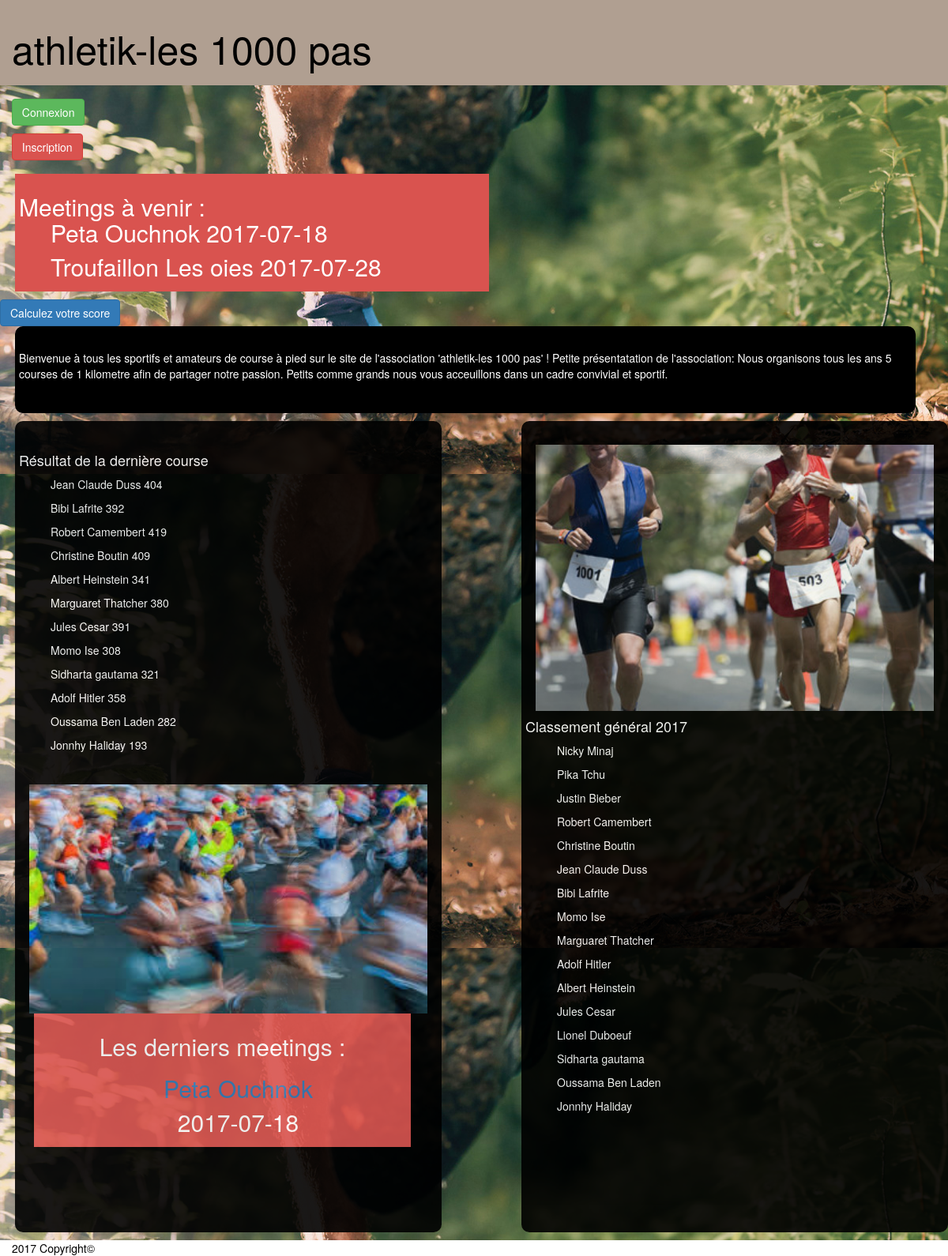
The app's page /testacc.php with its own data.
### tables this page shows
CREATE TABLE `meeting` (
  `id` int(11) NOT NULL,
  `name` varchar(128) NOT NULL,
  `description` text NOT NULL,
  `date` date NOT NULL
);

CREATE TABLE `result` (
  `id` int(11) NOT NULL,
  `meeting_id` int(11) NOT NULL,
  `athlete_id` int(11) NOT NULL,
  `time` float NOT NULL,
  `points` int(11) NOT NULL
);

CREATE TABLE `athlete` (
  `id` int(11) NOT NULL,
  `firstname` varchar(128) NOT NULL,
  `lastname` varchar(128) NOT NULL,
  `birthdate` year(4) NOT NULL
);

### classModel.php (the view, shortened to what this page needs)
<?php
class IndexWeb {
    public function nextmeet(){
        include 'PDObdd.php';
        $meet = $bdd->prepare('SELECT * FROM meeting WHERE YEAR(meeting.date) = 2017');
        $meet->execute(array());
        while($donnees = $meet->fetch()){
           echo '<ul>';
                          echo $donnees['name']." ";
                          echo $donnees['date']." ";
           echo '</ul>';
        }
    }
    public function lastresult(){
        include 'PDObdd.php';
        $clmnt = $bdd->prepare('SELECT athlete.*, result.time, result.points  FROM athlete inner join result on athlete.id = result.id WHERE result.meeting_id = 1');
        $clmnt->execute(array());
        while($donnees = $clmnt->fetch()){
           echo '<ul>';
                          echo $donnees['firstname']." ";
                          echo $donnees['lastname']." ";
                          echo $donnees['points'];
           echo '</ul>';
        }
    }
    public function classmnt(){
        include 'PDObdd.php';
        $resugene = $bdd->prepare('SELECT SUM(result.points) as total, athlete.lastname, athlete.firstname FROM result inner join athlete on result.athlete_id = athlete.id inner join meeting on result.meeting_id = meeting.id WHERE YEAR(CURRENT_DATE()) = 2017 GROUP BY athlete.id ORDER BY total DESC');
        $resugene->execute(array());
        while($donnees = $resugene->fetch()){
             echo'<ul>';
                          echo $donnees['firstname']." ";
                          echo $donnees['lastname'];
             echo'</ul> ';
        }
    }
    public function lastmeet(){
        try{
        include 'PDObdd.php';
        $bdd->setAttribute(PDO::ATTR_ERRMODE, PDO::ERRMODE_EXCEPTION);
        $reponse = $bdd->prepare("SELECT * FROM meeting WHERE YEAR(meeting.date) = 2017");
        $reponse->execute(array());
        $last = 0;
        while ($time = $reponse->fetch()){
               $dday = date("j");
               $month = date("n");
               $year = date("Y");
               $moment1 = $dday.'-'.$month.'-'.$year;
               $moment2 = $time['date'];
               if(strtotime($moment1) > strtotime($moment2)) {
                   $lastEvent[$last] = $time['name'];
                   $lastDate[$last] = $time['date'];
                   $last +=1;
                }
        }
           for($i=0; $i < $last; $i++){
            echo '<ul>';
                          echo "<h2>"."<a href='indexLastEvent.php'>$lastEvent[$i]</a>"."</h2>";
                          echo $lastDate[$i]." ";
            echo '</ul>';
           }
        }
              catch (Exception $e){
              echo 'Exception: ',  $e->getMessage(), "\n";
              }
    }
}

### testacc.php (shortened to what this page needs)
<!DOCTYPE html>
<html>
    <?php
  include 'classModel.php';
    ?>
<head>
    <link rel="stylesheet" href="bootstrap/css/bootstrap.css"/>
    <link rel="stylesheet" href="eva.css"/>
</head>
    <?php include 'header.php'; ?>
    <body>
      <div class="btn">
        <div class='btn1'> <a href="choice.php" role="button" class="btn btn-success">Connexion</a>
        </div>
        <div class='btn2'> <a href="OO.php" role="button" class="btn btn-danger">Inscription</a>
        </div>
      </div>
        <div class='descHeader'>
            <div id='nxt'>
                <h2>Meetings à venir :
                   <?php
                   $IndexWeb=new IndexWeb;
                   $IndexWeb-> nextmeet();
                   ?>
                </h2>
            </div>
            <div>
                <a href="formCalcul.php" role="button" class="btn btn-primary">Calculez votre score</a>
            </div>
            <div id="desc">
                   <p>Bienvenue à tous les sportifs et amateurs de course à pied sur le site de l'association 'athletik-les 1000 pas' !
                 Petite présentatation de l'association: Nous organisons tous les ans 5 courses de 1 kilometre afin de partager notre
                 passion. Petits comme grands nous vous acceuillons dans un cadre convivial et sportif.</p>
            </div>
        </div>
        <main>
        <div id="resul">
            <div id='pleft1'>
                <h4>Résultat de la dernière course</h4>
                   <?php
                   $IndexWeb=new IndexWeb;
                   $IndexWeb-> lastresult();
                   ?>
            </div>
            <div id='pleft2'>
                   <img id="cc" src="img/strun.jpeg" alt="image course à pied">
                    <div id='lst'>
          <h2>Les derniers meetings :
                   <?php
                   $IndexWeb=new IndexWeb;
                   $IndexWeb-> lastmeet();
                   ?>
          </h2>
        </div>
            </div>
        </div>
        <div id="pright">
        <div id='photo'>
                 <img id="cap" src="img/cap.jpg" alt="image course à pied">
        </div>
        <div id="general">
                <h4>Classement général 2017</h4>
                   <?php
                   $IndexWeb=new IndexWeb;
                   $IndexWeb-> classmnt();
                   ?>
        </div>
        </div>
        </main>
    </body>
    <?php include 'footer.php'; ?>
</html>

### header.php (shortened to what this page needs)
<!DOCTYPE html>
<head>
    <link rel="stylesheet" href="bootstrap/css/bootstrap.css"/>
    <link rel="stylesheet" href="eva.css"/>
</head>
<header class="col-xs-12">
    <div id="divtitre_header" class="">
        <h1 class="asso">athletik-les 1000 pas
        </h1>
    </div>
</header>

### footer.php (shortened to what this page needs)
<!DOCTYPE html>
<head>
    <link rel="stylesheet" href="eva.css"/>
</head>
<footer class="col-xs-12">
    <div id="div_footer" class="">
        <div id='foot'>2017 Copyright©</div>
    </div>
</footer>

### eva.css (style rules this page uses)
html { background-color: white; }
header { background-color: #B09F91; margin-top: 0px; height: 15%; padding: 10px; }
h1 { text-align: left; margin-top: 2%; font-size: 50px; }
.btn { display:inline-block; }
.btn1 { width: 45%; margin: 10px 10% 10px 2%; }
.btn2 { width: 45%; margin: 10px 50% 10px 2%; }
#nxt { background-color: #D9534F; color: white; padding: 5px; max-width: 50%; margin-left: 19px; margin-bottom: 10px; }
#lst { background-color: #D9534F; color: white; padding: 5px; max-width: 90%; margin-left: 19px; margin-bottom: 10px; }
#desc { background-color: black; color: white; padding: 5px; max-width: 95%; margin-left: 19px; margin-bottom: 10px; padding-bottom: 30px; padding-top: 30px; border-radius: 10px; }
#resul, #pright { background-color: black; color: white; padding: 5px; max-width: 45%; width: 45%; margin-left: 19px; margin-bottom: 10px; padding-bottom: 30px; padding-top: 30px; border-radius: 10px; opacity: 0.9; filter: alpha(opacity=90); }
#general { background-color: black; overflow: scroll; margin-bottom: 30px; color: white; width: 100%; }
#pleft1 { height: 400px; background-color: black; overflow: scroll; margin-bottom: 30px; }
#pleft2, #photo { //image cap max-width: 100%; text-align: center; background-color: black; }
#cap, #cc { max-width: 95%; width: 95%; max-height: 60%; height: 60%; }
#general { height: 600px; margin-right: 15px; background-color: black; overflow: scroll; }
main { display: flex; flex-flow: row wrap; justify-content: space-between; align-content: center; }
body { color:black; background-color:white; background-image:url(img/trail.jpg); }

### records on screen
meeting: name "Peta Ouchnok", date "2017-07-18"
meeting: name "Troufaillon Les oies", date "2017-07-28"
result: athlete.firstname "Jean Claude", athlete.lastname "Duss", points "404"
result: athlete.firstname "Bibi", athlete.lastname "Lafrite", points "392"
result: athlete.firstname "Robert", athlete.lastname "Camembert", points "419"
result: athlete.firstname "Christine", athlete.lastname "Boutin", points "409"
result: athlete.firstname "Albert", athlete.lastname "Heinstein", points "341"
result: athlete.firstname "Marguaret", athlete.lastname "Thatcher", points "380"
result: athlete.firstname "Jules", athlete.lastname "Cesar", points "391"
result: athlete.firstname "Momo", athlete.lastname "Ise", points "308"
result: athlete.firstname "Sidharta", athlete.lastname "gautama", points "321"
result: athlete.firstname "Adolf", athlete.lastname "Hitler", points "358"
result: athlete.firstname "Oussama", athlete.lastname "Ben Laden", points "282"
result: athlete.firstname "Jonnhy", athlete.lastname "Haliday", points "193"

### other values on screen
$lastEvent[$i] "Peta Ouchnok"
$lastDate[$i] "2017-07-18"
$donnees['firstname'] "Nicky"
$donnees['lastname'] "Minaj"
$donnees['firstname'] "Pika"
$donnees['lastname'] "Tchu"
$donnees['firstname'] "Justin"
$donnees['lastname'] "Bieber"
$donnees['firstname'] "Robert"
$donnees['lastname'] "Camembert"
$donnees['firstname'] "Christine"
$donnees['lastname'] "Boutin"
$donnees['firstname'] "Jean Claude"
$donnees['lastname'] "Duss"
$donnees['firstname'] "Bibi"
